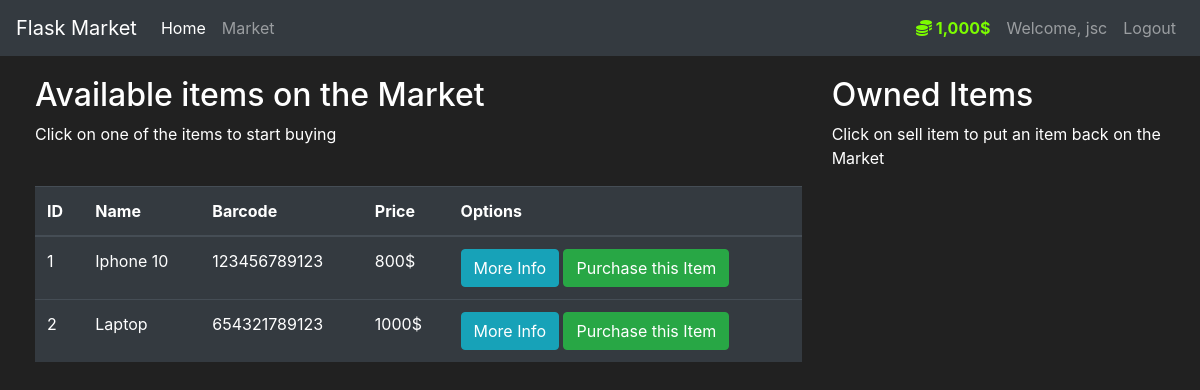
/market (signed in), run on an earlier commit of the app's database.
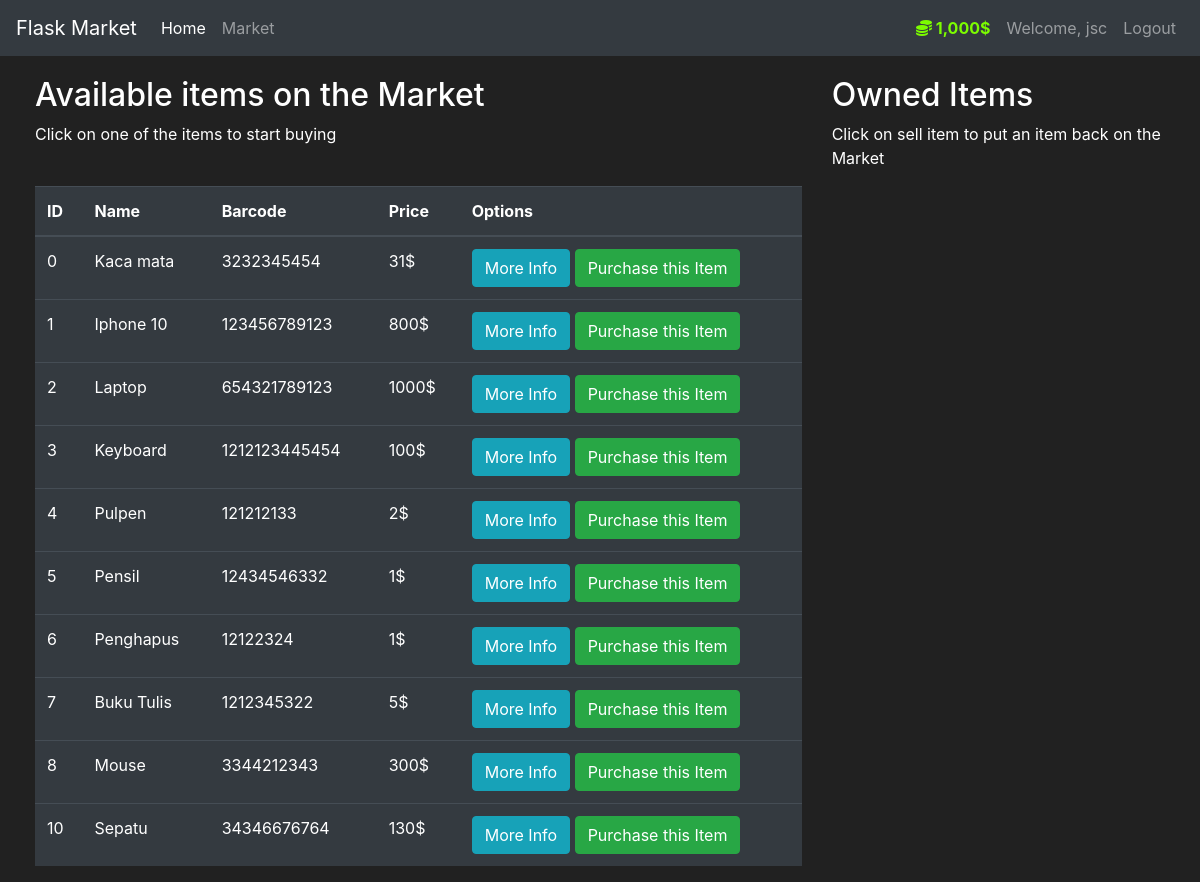
And on a later commit of the database.
### market/models.py (models this page shows, shortened)
class User(db.Model, UserMixin):
    id = db.Column(db.Integer(), primary_key=True)
    username = db.Column(db.String(length=30), nullable=False, unique=True)
    email_address = db.Column(db.String(length=50), nullable=False, unique=True)
    password_hash = db.Column(db.String(length=60), nullable=False)
    budget = db.Column(db.Integer(), nullable=False, default=1000)
    items = db.relationship('Item', backref='owned_user', lazy=True)
    @property
    def prettier_budget(self):
        if len(str(self.budget)) >= 4:
            return f'{str(self.budget)[:-3]},{str(self.budget)[-3:]}$'
        else:
            return f"{self.budget}$"
    @property
    def password(self):
        return self.password

class Item(db.Model):
    id = db.Column(db.Integer(), primary_key=True)
    name = db.Column(db.String(length=30), nullable=False, unique=True)
    price = db.Column(db.Integer(), nullable=False)
    barcode = db.Column(db.String(length=12), nullable=False, unique=True)
    description = db.Column(db.String(length=1024), nullable=False, unique=True)
    owner = db.Column(db.Integer(), db.ForeignKey('user.id'))

### market/routes.py (the view, shortened to what this page needs)
@app.route('/market', methods=['GET', 'POST'])
@login_required
def market_page():
    purchase_form = PurchaseItemForm()
    selling_form = SellItemForm()
    if request.method == "GET":
        items = Item.query.filter_by(owner=None)
        owned_items = Item.query.filter_by(owner=current_user.id)
        return render_template('market.html', items=items, purchase_form=purchase_form, owned_items=owned_items, selling_form=selling_form)

### market/models.py (called while the page is built)
@login_manager.user_loader
def load_user(user_id):
    return User.query.get(int(user_id))

### market/templates/market.html (shortened to what this page needs)
{% extends 'base.html' %}
{% block content %}
<div class="row" style="margin-top:20px; margin-left:20px">
   <div class="col-8">
       <h2>Available items on the Market</h2>
       <p>Click on one of the items to start buying</p>
       <br>
      <table class="table table-hover table-dark">
         <thead>
            <tr>
               <th scope="col">ID</th>
               <th scope="col">Name</th>
               <th scope="col">Barcode</th>
               <th scope="col">Price</th>
               <th scope="col">Options</th>
            </tr>
         </thead>
         <tbody>
            {% for item in items %}
            <tr>
               <td>{{ item.id }}</td>
               <td>{{ item.name }}</td>
               <td>{{ item.barcode }}</td>
               <td>{{ item.price }}$</td>
               <td>
                  <button class="btn btn-outline btn-info" data-toggle="modal" data-target="#Modal-MoreInfo-{{ item.id }}">More Info</button>
                  <button class="btn btn-outline btn-success" data-toggle="modal" data-target="#Modal-PurchaseConfirm-{{ item.id }}">Purchase this Item</button>
               </td>
            </tr>
            {% endfor %}
         </tbody>
      </table>
   </div>
   <div class="col-4">
        <h2>Owned Items</h2>
        <p>Click on sell item to put an item back on the Market</p>
        <br>
   </div>
</div>
{% endblock %}

### market/templates/base.html (shortened to what this page needs)
<!doctype html>
<html lang="en">
   <head>
      <link rel="stylesheet" href="https://cdn.jsdelivr.net/npm/bootstrap@4.5.3/dist/css/bootstrap.min.css">
   </head>
   <body>
    <nav class="navbar navbar-expand-md navbar-dark bg-dark">
      <a class="navbar-brand" href="#">Flask Market</a>
      <div class="collapse navbar-collapse" id="navbarNav">
        <ul class="navbar-nav mr-auto">
            <li class="nav-item active">
                <a class="nav-link" href="{{ url_for('home_page') }}">Home <span class="sr-only">(current)</span></a>
            </li>
            <li class="nav-item">
                <a class="nav-link" href="{{ url_for('market_page') }}">Market</a>
            </li>
        </ul>
          {% if current_user.is_authenticated %}
            <ul class="navbar-nav">
                <li class="nav-item">
                    <a class="nav-link" style="color: lawngreen; font-weight: bold">
                        <i class="fas fa-coins"></i>
                        {{ current_user.prettier_budget }}
                    </a>
                </li>
                <li class="nav-item">
                    <a class="nav-link">Welcome, {{ current_user.username }}</a>
                </li>
                <li class="nav-item">
                    <a class="nav-link" href="{{ url_for('logout_page') }}">Logout</a>
                </li>
            </ul>
          {% endif %}
      </div>
    </nav>
      {% block content %}
      {% endblock %}
   </body>
</html>

### market/templates/base.html (style rules this page uses)
body { background-color: #212121; color: white }

What changed in the data, as far as the page shows it:
added Item: id "0", name "Kaca mata", barcode "3232345454", price "31"
added Item: id "3", name "Keyboard", barcode "1212123445454", price "100"
added Item: id "4", name "Pulpen", barcode "121212133", price "2"
added Item: id "5", name "Pensil", barcode "12434546332", price "1"
added Item: id "6", name "Penghapus", barcode "12122324", price "1"
added Item: id "7", name "Buku Tulis", barcode "1212345322", price "5"
added Item: id "8", name "Mouse", barcode "3344212343", price "300"
added Item: id "10", name "Sepatu", barcode "34346676764", price "130"
